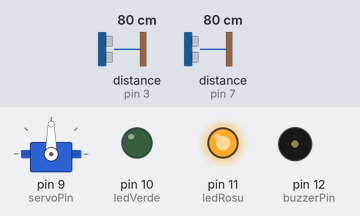
The sketch below on a simulated Arduino Uno, built with avr-gcc and run on an emulated ATmega328P. On the bench: servo, output pins drawn as LEDs (lit = HIGH), buzzer (waves = sounding). Wiring (inferred from the names in the program): 2 × ultrasonic range finder: trigger pin 2, echo pin 3 / trigger pin 6, echo pin 7. Inputs (shaded band) come from the test bench; at power-on: distance to the obstacle (sensors on pin 3, pin 7) 80 cm. The echo pulse lasts 58.3 µs per cm; pins used as bus, display or sensor lines are not drawn.

Above: at 1.2 s.
1.3 s: distance to the obstacle (sensor on pin 3) set to 25 cm
2.8 s: distance to the obstacle (sensor on pin 3) set to 20 cm
At 3.27 s:
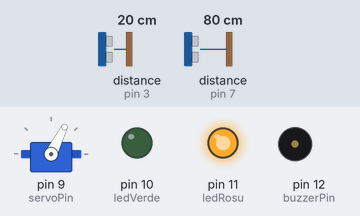
At 4.9 s:
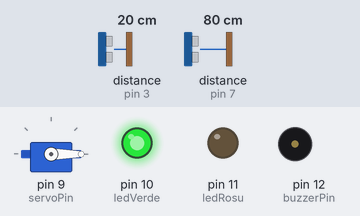
5.8 s: distance to the obstacle (sensor on pin 7) set to 2 cm
At 5.98 s:
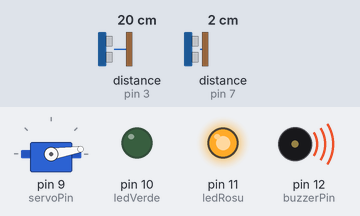
Timing chart, 0 to 14.3 s (numbered marks = the images above; inputs shaded):
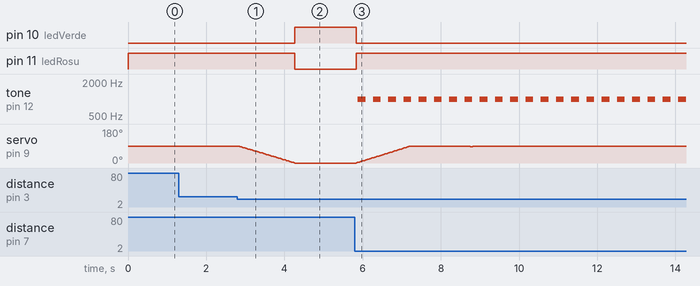

The sketch:

Railway_FreeRTOS.ino
```cpp
#include <Arduino_FreeRTOS.h>   // biblioteca FreeRTOS pentru Arduino
#include <queue.h>
#include <Servo.h>

// Definire pini senzori conform montajului tău
const int trigDeschide = 2; // Senzor 1 (Ridică)
const int echoDeschide = 3;
const int trigInchide = 6;  // Senzor 2 (Coboară)
const int echoInchide = 7;

// Pini Actuatori
const int servoPin = 9;
const int ledVerde = 10;
const int ledRosu = 11;
const int buzzerPin = 12;

// Setări unghiuri și distanță
const long DIST_LIMIT = 20;
const int ANGLE_OPEN = 0;
const int ANGLE_CLOSED = 90;

// ms -> tick-uri FreeRTOS (un tick are ~15 ms pe Uno)
#define MS(x) ((x) / portTICK_PERIOD_MS)

// evenimente trimise de la detecție către barieră
const uint8_t EVT_LOWER = 1;   // senzorul 2 -> coboară bariera
const uint8_t EVT_RAISE = 2;   // senzorul 1 -> ridică bariera

Servo barrier;
QueueHandle_t eventQueue;             // coada Detect -> Barrier
volatile bool trainPresent = false;   // true cât timp trenul e în zonă; citit de Alarm
int barrierAngle = ANGLE_CLOSED;      // unghiul curent

long readDistance(int trig, int echo) {
  digitalWrite(trig, LOW);
  delayMicroseconds(2);
  digitalWrite(trig, HIGH);
  delayMicroseconds(10);
  digitalWrite(trig, LOW);
  long duration = pulseIn(echo, HIGH, 20000);
  if (duration == 0) return 999;
  return duration * 0.034 / 2;
}

// Mută bariera câte 1 grad, fără delay blocant. Ridicarea se oprește dacă vine
// un eveniment nou, coborârea nu se oprește niciodată.
bool moveBarrier(int target) {
  while (barrierAngle != target) {
    if (target == ANGLE_OPEN && uxQueueMessagesWaiting(eventQueue) > 0) {
      return false;
    }
    barrierAngle += (target > barrierAngle) ? 1 : -1;
    barrier.write(barrierAngle);
    vTaskDelay(MS(15));
  }
  return true;
}

// TASK 1 (prioritate 2): citește senzorii și trimite evenimente
void TaskTrainDetect(void *pvParameters) {
  uint8_t last = 0;                      // ultima cerere văzută: 0 = nimic, 1 = coboară, 2 = ridică
  for (;;) {
    long dInchide = readDistance(trigInchide, echoInchide);
    long dDeschide = readDistance(trigDeschide, echoDeschide);

    // Dacă ambii senzori văd ceva, coborârea are prioritate (siguranță)
    uint8_t wanted = (dInchide < DIST_LIMIT) ? 1 : ((dDeschide < DIST_LIMIT) ? 2 : 0);

    // Trimitem evenimentul doar când cererea se schimbă, nu la fiecare citire
    if (wanted != 0 && wanted != last) {
      uint8_t evt = (wanted == 1) ? EVT_LOWER : EVT_RAISE;
      xQueueSend(eventQueue, &evt, 0);
    }
    last = wanted;

    vTaskDelay(MS(60));                  // cedează procesorul celorlalte taskuri
  }
}

// TASK 2 (prioritate 3, cea mai mare): comandă bariera și LED-urile
void TaskBarrier(void *pvParameters) {
  uint8_t evt;
  for (;;) {
    // Taskul doarme aici până vine un eveniment (nu consumă procesor)
    if (xQueueReceive(eventQueue, &evt, portMAX_DELAY) == pdPASS) {
      if (evt == EVT_LOWER) {
        trainPresent = true;
        digitalWrite(ledRosu, HIGH);
        digitalWrite(ledVerde, LOW);
        moveBarrier(ANGLE_CLOSED);
      } else {
        // LED-ul roșu rămâne aprins până bariera e complet ridicată
        if (moveBarrier(ANGLE_OPEN)) {
          digitalWrite(ledRosu, LOW);
          digitalWrite(ledVerde, HIGH);
          trainPresent = false;
        }
      }
    }
  }
}

// TASK 3 (prioritate 1, cea mai mică): semnal sonor cât timp trenul e prezent
void TaskAlarm(void *pvParameters) {
  for (;;) {
    if (trainPresent) {
      tone(buzzerPin, 1000, 200);        // bip scurt
      vTaskDelay(MS(400));
    } else {
      noTone(buzzerPin);
      vTaskDelay(MS(100));
    }
  }
}

void setup() {
  pinMode(trigDeschide, OUTPUT); pinMode(echoDeschide, INPUT);
  pinMode(trigInchide, OUTPUT);  pinMode(echoInchide, INPUT);
  pinMode(ledVerde, OUTPUT);     pinMode(ledRosu, OUTPUT);
  pinMode(buzzerPin, OUTPUT);

  barrier.attach(servoPin);

  // --- CONFIGURARE INIȚIALĂ: BARIERA JOS ---
  barrier.write(ANGLE_CLOSED);
  digitalWrite(ledRosu, HIGH); // Becul roșu aprins la pornire
  digitalWrite(ledVerde, LOW); // Becul verde stins

  eventQueue = xQueueCreate(4, sizeof(uint8_t));   // coadă de 4 evenimente

  // xTaskCreate(funcție, nume, stivă în octeți, parametru, prioritate, handle)
  xTaskCreate(TaskBarrier,     "Barrier", 192, NULL, 3, NULL);
  xTaskCreate(TaskTrainDetect, "Detect",  192, NULL, 2, NULL);
  xTaskCreate(TaskAlarm,       "Alarm",   128, NULL, 1, NULL);
}

void loop() {
  // Gol: planificatorul FreeRTOS rulează taskurile
}
```

Measured:
- the behaviour switches between 22 and 21 cm on distance to the obstacle (sensor on pin 3) (found by bisection; images 0 and 1)
- after the input at 1.3 s, every drawn part: stays the same
- after the input at 2.8 s, pin 10 (ledVerde): LOW → HIGH after 1.5 s; pin 11 (ledRosu): HIGH → LOW after 1.5 s; servo on pin 9 (servoPin): moves from 90° to 0° over 1.4 s, starting at once
- after the input at 5.8 s, pin 10 (ledVerde): HIGH → LOW at once; pin 11 (ledRosu): LOW → HIGH at once; tone on pin 12 (buzzerPin): alternates 1000 Hz for 0.20 s and silent for 0.19 s, starting after 0.08 s
